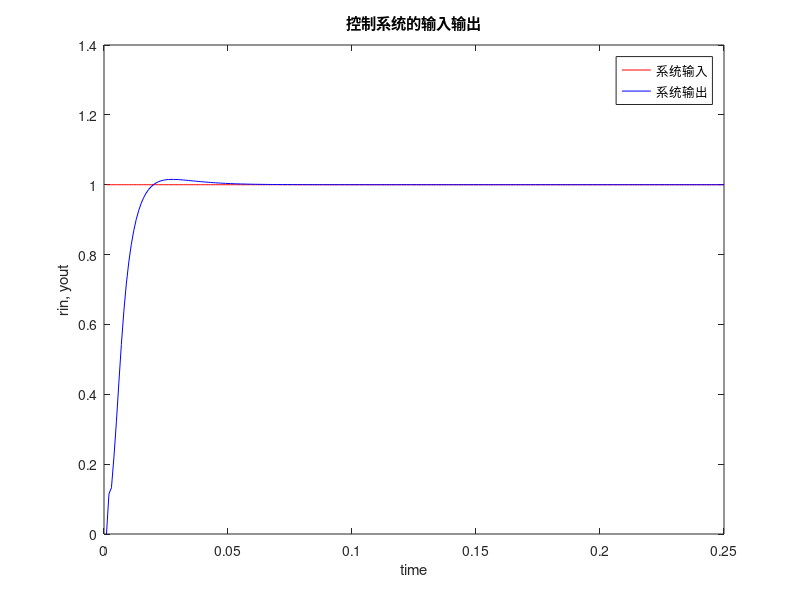
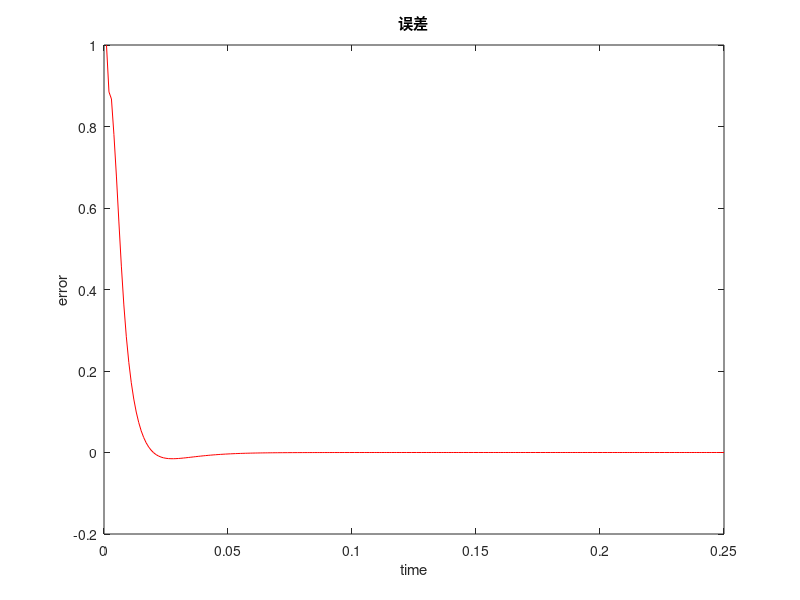
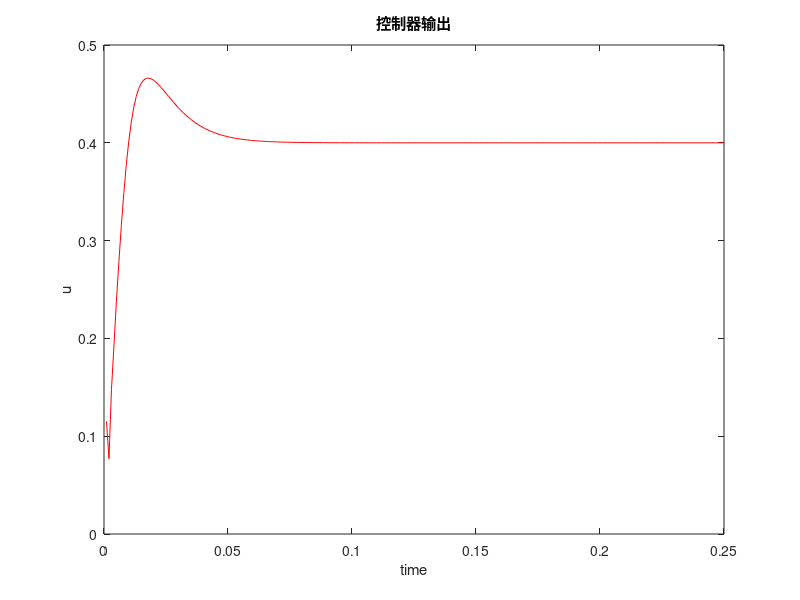
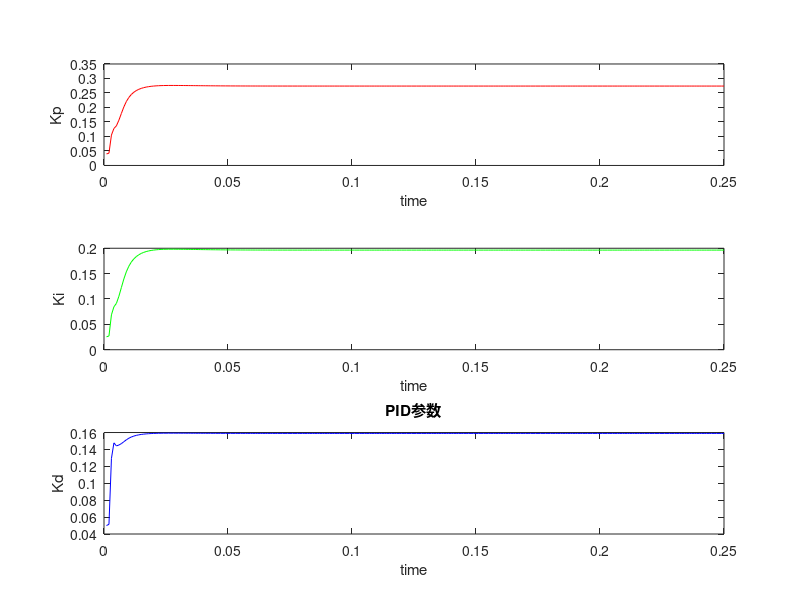

These figures' MATLAB source, in order:
% This file is the basic model for building a BP-PID control system, with
% Sigmoid introduced as the Activation Function of the hidden layer and the
% output layer. The input is the step input.

% v2 differs from v1 in the initial value of wi and wo.

eta = 1.00; % 学习速率
alpha = 0.05;   % 惯性系数
IN = 4; % 输入层的神经元个数
H = 5; % 隐含层的神经元个数
OUT = 3;    % 输出层的神经元个数

% 初始化隐含层权值 weight_input
wi = [-1.0989   -0.0475   -0.3452   -0.5441;
      -0.1470    0.1134   -0.1749   -0.6774;
      -0.5615   -0.5237   -0.8579   -0.3335;
       0.0251    0.5219   -0.7025   -0.4241;
      -0.7572   -0.1239   -0.4831   -0.5466];
% wi = 0.50 * rands(H, IN);
wi_1 = wi; wi_2 = wi; wi_3 = wi;

% 初始化输出层权值 weight_output
wo = [ 0.5875    0.3870    0.7375    0.9470    0.9214;
       0.7782    0.3825    0.9322    0.9424    1.0308;
       0.8848    0.4161    0.8329    0.2440    0.8414];
% wo = 0.50 * rands(OUT, H);
wo_1 = wo; wo_2 = wo; wo_3 = wo;

x = [0 0 0];    % 定义数组并初始化
u_1 = 0; u_2 = 0; u_3 = 0; u_4 = 0; u_5 = 0;
y_1 = 0; y_2 = 0; y_3 = 0;  % 初始化对象输出

oh = zeros(H, 1);   % 隐含层输出 output_hide
I = oh;
error_1 = 0; error_2 = 0;

ts = 0.001; % 采样周期
tnum = 250;
% 初始化
time = zeros(tnum, 1);
rin = zeros(tnum, 1);
a = zeros(tnum, 1);
yout = zeros(tnum, 1);
error = zeros(tnum, 1);
Kp = zeros(tnum, 1);
Ki = zeros(tnum, 1);
Kd = zeros(tnum, 1);
du = zeros(tnum, 1);
u = zeros(tnum, 1);
dyu = zeros(tnum, 1);   % y(k) 对 u(k) 的偏导
dk = zeros(1, OUT);
delta3 = zeros(1, OUT);
dO = zeros(1, H);
delta2 = zeros(1, H);

for k = 1 : 1 : tnum
    time(k) = k * ts;
    rin(k) = 1;
    a(k) = 1.2 * (1 - 0.8*exp(-0.1*k));
    yout(k) = a(k) * y_1/(1 + y_1^2) + u_1;
    error(k) = rin(k) - yout(k);
    xi = [rin(k), yout(k), error(k), 1];    % 神经网络输入
    x(1) = error(k) - error_1;
    x(2) = error(k);
    x(3) = error(k) - 2*error_1 + error_2;
    epid = [x(1); x(2); x(3)];
    I = xi * wi';   % 隐含层输入
    
    for j = 1 : H
        oh(j) = (exp(I(j)) - exp(-I(j))) / (exp(I(j)) + exp(-I(j)));  % 隐含层输出(正负对称的Sigmoid函数)
    end
    K = wo * oh;    % 输出层输入
    for n = 1 : OUT
        K(n) = 1 / (1 + exp(-K(n)));  % 输出层输出(非负的Sigmoid函数)
    end
    Kp(k) = K(1); Ki(k) = K(2); Kd(k) = K(3);   % 输出层输出的PID三个系数
    Kpid = [Kp(k), Ki(k), Kd(k)];
    
    du(k) = Kpid * epid;
    
    u(k) = u_1 + du(k);
    
    % 限制输出
    if u(k) >= 10
        u(k) = 10;
    end
    if u(k) <= -10
        u(k) = -10;
    end
    
    dyu(k) = sign((yout(k) - y_1) / (u(k) - u_1 + 0.0000001));
    
    % 输出层权值整定
    for j = 1 : OUT
        dk(j) = exp(-K(j)) / (1 + exp(-K(j)))^2;
    end
    for n = 1 : OUT
        delta3(n) = error(k) * dyu(k) * epid(n) * dk(n);
    end    
    
    for n = 1 : OUT
        for i = 1 :H
            d_wo = eta * delta3(n) * oh(i) + alpha * (wo_1 - wo_2);
        end
    end
    wo = wo_1 + d_wo;
    
    % 隐含层权值整定
    for i = 1 : H
        dO(i) = 4/(exp(I(i)) + exp(-I(i)))^2;
    end
    segma = delta3 * wo;
    for i = 1 : H
        delta2(i) = dO(i) * segma(i);
    end
    d_wi = eta * delta2' * xi + alpha * (wi_1 - wi_2);
    wi = wi_1 + d_wi;
    
    % 参数更新
    u_5 = u_4; u_4 = u_3; u_3 = u_2; u_2 = u_1; u_1 = u(k);
    y_3 = y_2; y_2 = y_1; y_1 = yout(k);
    wo_3 = wo_2; wo_2 = wo_1; wo_1 = wo;
    wi_3 = wi_2; wi_2 = wi_1; wi_1 = wi;
    error_2 = error_1; error_1 = error(k);
    
end

% 绘图
figure(1)
plot(time, rin, 'r', time, yout, 'b');
title('控制系统的输入输出');
xlabel('time'); ylabel('rin, yout');
legend('系统输入','系统输出');

figure(2)
plot(time, error, 'r'); title('误差');
xlabel('time'); ylabel('error');

figure(3)
plot(time, u, 'r'); title('控制器输出');
xlabel('time'); ylabel('u');

figure(4)
subplot(3,1,1); plot(time, Kp, 'r');
xlabel('time'); ylabel('Kp');
subplot(3,1,2); plot(time, Ki, 'g');
xlabel('time'); ylabel('Ki');
subplot(3,1,3); plot(time, Kd, 'b');
xlabel('time'); ylabel('Kd');
title('PID参数');
